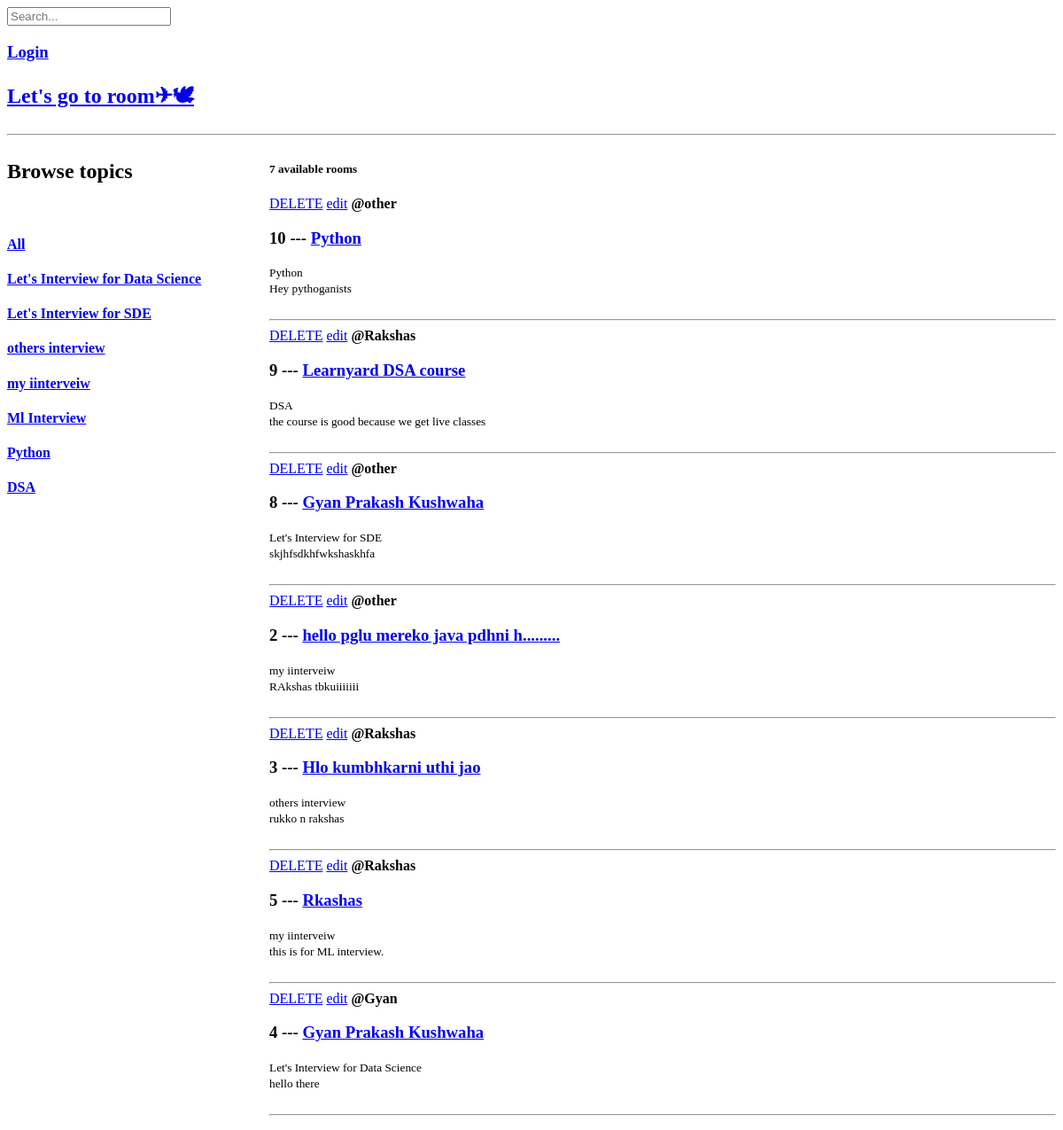
The app's page /, older data.
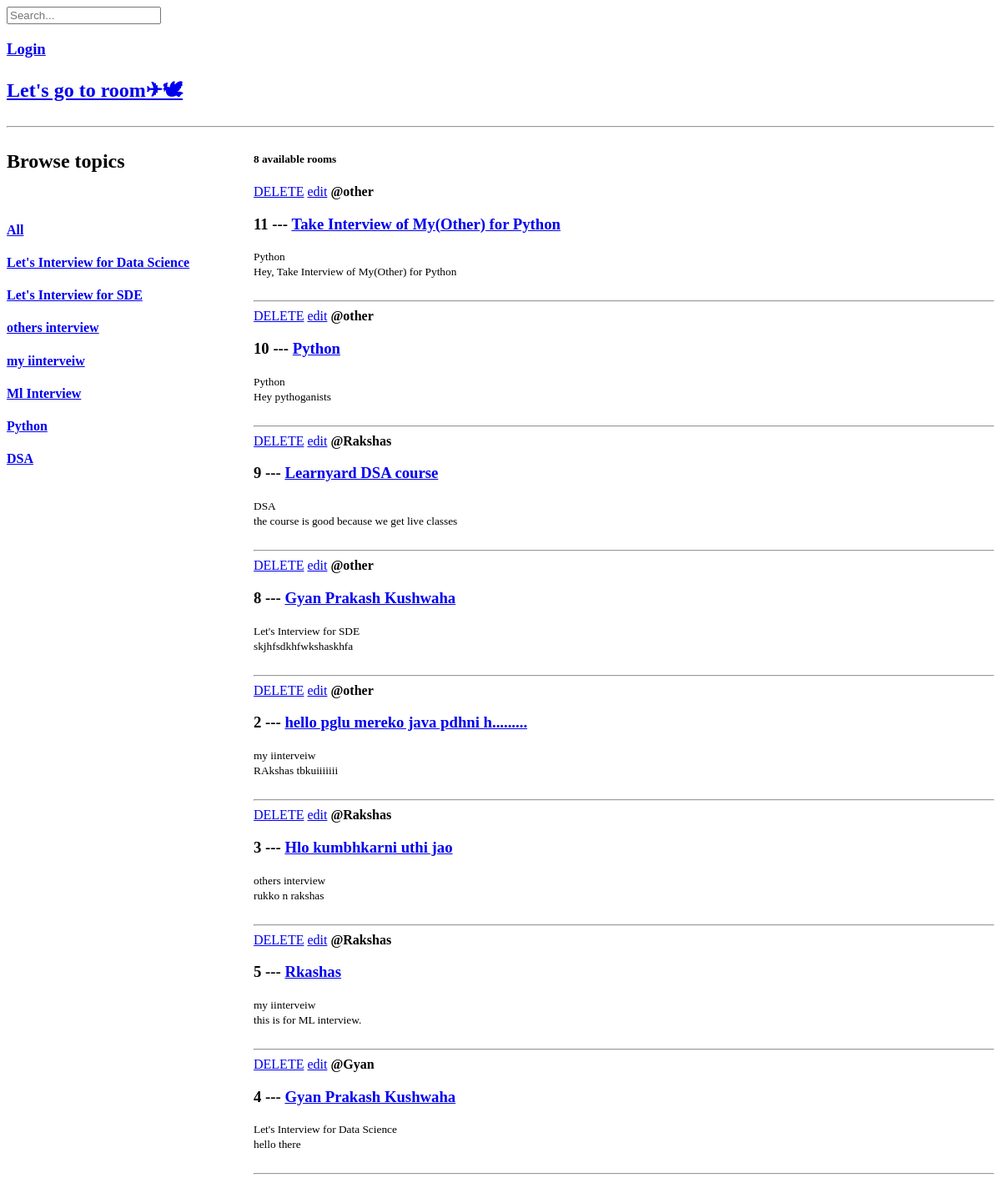
The same page, newer data.
### base/models.py (models this page shows, shortened)
class Topic(models.Model):
    name = models.CharField(max_length=200)
    def __str__(self):
        return self.name

class Room(models.Model):
    host = models.ForeignKey(to=User,on_delete=models.SET_NULL,null=True)
    topic = models.ForeignKey(to=Topic,on_delete=models.SET_NULL,null=True)
    name = models.CharField(max_length=200)
    description = models.TextField(null=True,blank=True)
    updated = models.DateTimeField(auto_now=True)
    created = models.DateTimeField(auto_now_add=True)
    class Meta:
        ordering = ['-updated','-created']

### base/views.py (the view)
# urls.py: 2. Add a URL to urlpatterns:  path('', views.home, name='home')
def home(request):
    q = request.GET.get('q') # fetching q value from html page.
    if q:
        rooms = Room.objects.filter(
            Q(topic__name__icontains=q) |
            Q(name__icontains = q) |
            Q(description__icontains = q))
    else:
        rooms = Room.objects.all()
    topics = Topic.objects.all()
    room_count = rooms.count()
    dictToPass = {"room": rooms,'topics':topics,'rooms_cnt':room_count}
    return render(request=request,template_name="base/home.html",context=dictToPass)

### base/templates/base/home.html (shortened to what this page needs)
{% extends "main.html" %}
{% block content %}
<h2><a href="{% url 'createRoom' %}">Let's go to room✈🕊</a></h2>
<hr>
<div class="home-container">
        <div>
            <h2>Browse topics</h2>
            <br>
            <div>
                <h4><a href="{% url 'home' %}">All</a></h4>
            </div>
            {% for topic in topics %}
            <div>
                <h4><a href="{% url 'home' %}?q={{topic.name}}">{{topic.name}}</a></h4>
            </div>
            {% endfor %}
        </div>
        <div>
        <h5>{{rooms_cnt}} available rooms</h5>
        {% for dct in room %}
            <a href="{% url 'delete-room' dct.id %}">DELETE</a>
            <a href="{% url 'update-room' dct.id  %}">edit</a>
            <span><b>@{{dct.host.get_username}}</b></span>
            <h3>{{dct.id}} --- <a href="{% url 'room' dct.id %}">{{dct.name}}</a></h3>
            <small> {{dct.topic}} </small>
            <div>
                <small> {{dct.description}} </small>
            </div>
            <br>
            <hr>
        {% endfor %}
    </div>
</div>
{% endblock content %}

Row changes from the older to the newer data that the page shows:
added Room: host.get_username "other", id "11", name "Take Interview of My(Other) for Python", topic "Python", description "Hey, Take Interview of My(Other) for Python"
Text that changed along with them:
{{ rooms_cnt }}: "7" → "8"
